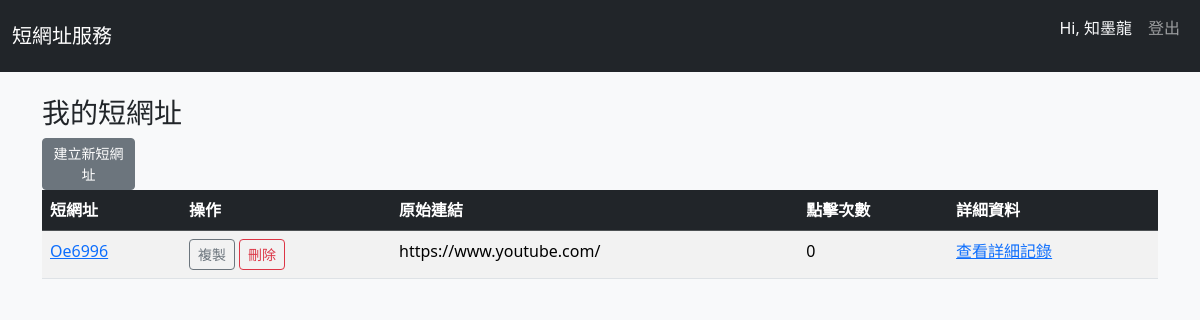
The page / (signed in) on the database as committed earlier.
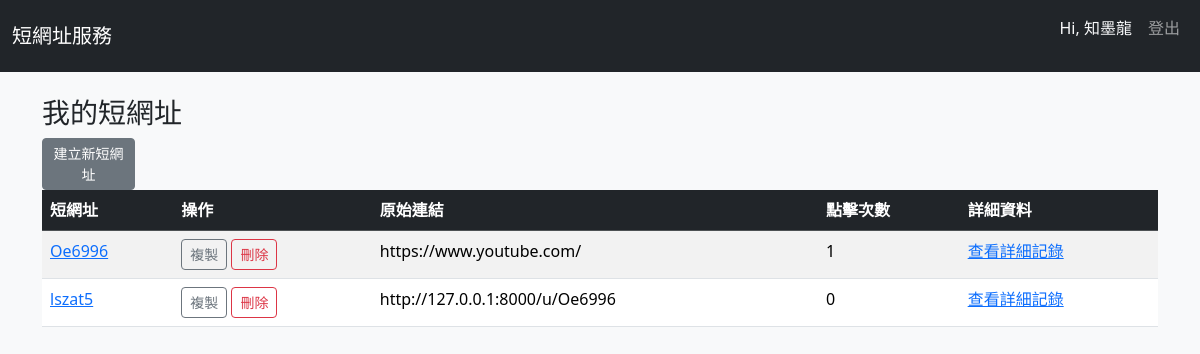
The same page on the database as committed later.
### shortener/models.py (models this page shows, shortened)
class UrlData(models.Model):
    user = models.ForeignKey(User, on_delete=models.CASCADE, related_name='urls')
    url = models.CharField(max_length=200)
    slug = models.CharField(max_length=15, unique=True)
    click_count = models.PositiveIntegerField(default=0)
    is_deleted = models.BooleanField(default=False)

### shortener/views.py (the view)
# urls.py: path('', views.my_urls, name='my_urls'),
@login_required
def my_urls(request):
    urls = UrlData.objects.filter(user=request.user, is_deleted=False)
    return render(request, 'shortener/my_urls.html', {'urls': urls})

### shortener/templates/shortener/my_urls.html (shortened to what this page needs)
{% extends 'base.html' %}
{% block content %}
<h3>我的短網址</h3>
<a class="btn btn-secondary btn-sm col-1" href="{% url 'create_short_url' %}">建立新短網址</a>
<table class="table table-striped table-hover">
    <thead class="table-dark">
        <tr>
        <th>短網址</th>
        <th>操作</th>
        <th>原始連結</th>
        <th>點擊次數</th>
        <th>詳細資料</th>
        </tr>
    </thead>
    <tbody>
        {% for url in urls %}
        <tr id="shorturlrow-{{ url.id }}">
        <td><a href="/u/{{ url.slug }}" target="_blank" id="shorturl-{{ forloop.counter }}">{{ url.slug }}</a></td>
        <td>
            <button class="btn btn-sm btn-outline-secondary" onclick="copytoclipboard('shorturl-{{ forloop.counter }}')">
             複製
            </button>
            <button class="btn btn-sm btn-outline-danger" onclick="deleteshortUrl('{{ url.id }}')">刪除</button>
        </td>
        <td>{{ url.url | truncatechars:40 }}</td>
        <td>{{ url.click_count }}</td>
        <td><a href="{% url 'url_stats' url.slug %}">查看詳細記錄</a></td>
        </tr>
        {% empty %}
        <tr><td colspan="4" class="text-center">目前沒有任何短網址。</td></tr>
        {% endfor %}
    </tbody>
</table>
{% endblock %}

### shortener/templates/base.html (shortened to what this page needs)
{% load static %}
<!DOCTYPE html>
<html lang="zh-Hant">
<head>
	<link href="https://cdn.jsdelivr.net/npm/bootstrap@5.3.2/dist/css/bootstrap.min.css" rel="stylesheet">
</head>
<body class="bg-light">
<nav class="navbar navbar-expand-lg navbar-dark bg-dark mb-4">
  <div class="container-fluid">
    <a class="navbar-brand" href="/">短網址服務</a>
    <div class="collapse navbar-collapse">
      <ul class="navbar-nav ms-auto">
        {% if user.is_authenticated %}
        	<li class="nav-item"><p class="text-light nav-link">Hi, {{user.first_name}}{{user.last_name}}</p></li>
        	<li class="nav-item"><a class="nav-link" href="/logout">登出</a></li>
        {% else %}
        	<li class="nav-item"><a class="nav-link" href="{% url 'account_login' %}">登入</a></li>
        {% endif %}
      </ul>
    </div>
  </div>
</nav>
<div class="container">
    {% block content %}{% endblock %}
</div>
</body>
</html>

Rows that differ between the two databases and show on the page:
changed UrlData "Oe6996": click_count "0" → "1"
added UrlData: slug "lszat5", url "http://127.0.0.1:8000/u/Oe6996", click_count "0"
